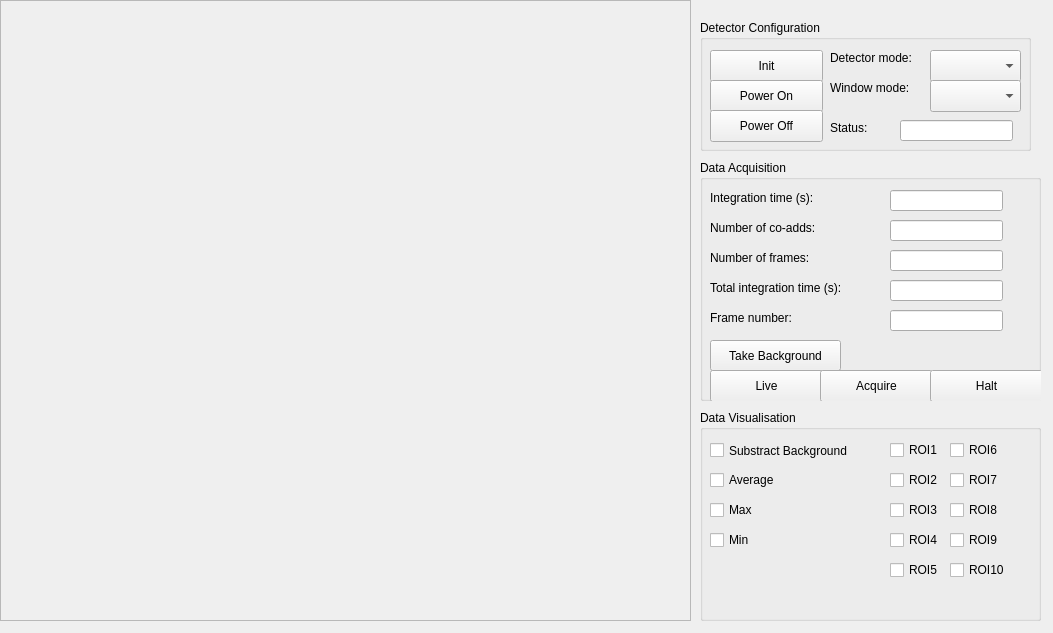
<?xml version="1.0" encoding="UTF-8"?>
<ui version="4.0">
 <class>Form</class>
 <widget class="QWidget" name="Form">
  <property name="geometry">
   <rect>
    <x>0</x>
    <y>0</y>
    <width>1053</width>
    <height>633</height>
   </rect>
  </property>
  <property name="windowTitle">
   <string>Form</string>
  </property>
  <widget class="QGroupBox" name="groupBox_conf">
   <property name="geometry">
    <rect>
     <x>700</x>
     <y>20</y>
     <width>331</width>
     <height>131</height>
    </rect>
   </property>
   <property name="title">
    <string>Detector Configuration</string>
   </property>
   <widget class="QPushButton" name="button_init">
    <property name="geometry">
     <rect>
      <x>10</x>
      <y>30</y>
      <width>113</width>
      <height>32</height>
     </rect>
    </property>
    <property name="text">
     <string>Init</string>
    </property>
   </widget>
   <widget class="QPushButton" name="button_powerOn">
    <property name="geometry">
     <rect>
      <x>10</x>
      <y>60</y>
      <width>113</width>
      <height>32</height>
     </rect>
    </property>
    <property name="text">
     <string>Power On</string>
    </property>
   </widget>
   <widget class="QPushButton" name="button_powerOff">
    <property name="geometry">
     <rect>
      <x>10</x>
      <y>90</y>
      <width>113</width>
      <height>32</height>
     </rect>
    </property>
    <property name="text">
     <string>Power Off</string>
    </property>
   </widget>
   <widget class="QLabel" name="label">
    <property name="geometry">
     <rect>
      <x>130</x>
      <y>30</y>
      <width>101</width>
      <height>16</height>
     </rect>
    </property>
    <property name="text">
     <string>Detector mode:</string>
    </property>
   </widget>
   <widget class="QComboBox" name="comboBox_detector_mode">
    <property name="geometry">
     <rect>
      <x>230</x>
      <y>30</y>
      <width>91</width>
      <height>32</height>
     </rect>
    </property>
   </widget>
   <widget class="QLabel" name="label_2">
    <property name="geometry">
     <rect>
      <x>130</x>
      <y>60</y>
      <width>101</width>
      <height>16</height>
     </rect>
    </property>
    <property name="text">
     <string>Window mode:</string>
    </property>
   </widget>
   <widget class="QComboBox" name="comboBox_window_mode">
    <property name="geometry">
     <rect>
      <x>230</x>
      <y>60</y>
      <width>91</width>
      <height>32</height>
     </rect>
    </property>
   </widget>
   <widget class="QLabel" name="label_3">
    <property name="geometry">
     <rect>
      <x>130</x>
      <y>100</y>
      <width>60</width>
      <height>16</height>
     </rect>
    </property>
    <property name="text">
     <string>Status:</string>
    </property>
   </widget>
   <widget class="QLineEdit" name="lineEdit_status">
    <property name="geometry">
     <rect>
      <x>200</x>
      <y>100</y>
      <width>113</width>
      <height>21</height>
     </rect>
    </property>
    <property name="readOnly">
     <bool>true</bool>
    </property>
   </widget>
  </widget>
  <widget class="QGroupBox" name="groupBox_acquisition">
   <property name="geometry">
    <rect>
     <x>700</x>
     <y>160</y>
     <width>341</width>
     <height>241</height>
    </rect>
   </property>
   <property name="title">
    <string>Data Acquisition</string>
   </property>
   <widget class="QLabel" name="label_5">
    <property name="geometry">
     <rect>
      <x>10</x>
      <y>30</y>
      <width>111</width>
      <height>16</height>
     </rect>
    </property>
    <property name="text">
     <string>Integration time (s):</string>
    </property>
   </widget>
   <widget class="QLineEdit" name="lineEdit_integration_time">
    <property name="geometry">
     <rect>
      <x>190</x>
      <y>30</y>
      <width>113</width>
      <height>21</height>
     </rect>
    </property>
   </widget>
   <widget class="QLabel" name="label_6">
    <property name="geometry">
     <rect>
      <x>10</x>
      <y>60</y>
      <width>131</width>
      <height>16</height>
     </rect>
    </property>
    <property name="text">
     <string>Number of co-adds:</string>
    </property>
   </widget>
   <widget class="QLineEdit" name="lineEdit_nb_coadd">
    <property name="geometry">
     <rect>
      <x>190</x>
      <y>60</y>
      <width>113</width>
      <height>21</height>
     </rect>
    </property>
   </widget>
   <widget class="QLabel" name="label_7">
    <property name="geometry">
     <rect>
      <x>10</x>
      <y>90</y>
      <width>121</width>
      <height>16</height>
     </rect>
    </property>
    <property name="text">
     <string>Number of frames:</string>
    </property>
   </widget>
   <widget class="QLineEdit" name="lineEdit_nb_frames">
    <property name="geometry">
     <rect>
      <x>190</x>
      <y>90</y>
      <width>113</width>
      <height>21</height>
     </rect>
    </property>
   </widget>
   <widget class="QLabel" name="label_4">
    <property name="geometry">
     <rect>
      <x>10</x>
      <y>120</y>
      <width>161</width>
      <height>16</height>
     </rect>
    </property>
    <property name="text">
     <string>Total integration time (s):</string>
    </property>
   </widget>
   <widget class="QLineEdit" name="lineEdit_integration_time_total">
    <property name="geometry">
     <rect>
      <x>190</x>
      <y>120</y>
      <width>113</width>
      <height>21</height>
     </rect>
    </property>
    <property name="readOnly">
     <bool>true</bool>
    </property>
   </widget>
   <widget class="QLabel" name="label_8">
    <property name="geometry">
     <rect>
      <x>10</x>
      <y>150</y>
      <width>101</width>
      <height>16</height>
     </rect>
    </property>
    <property name="text">
     <string>Frame number:</string>
    </property>
   </widget>
   <widget class="QLineEdit" name="lineEdit_frame_nb">
    <property name="geometry">
     <rect>
      <x>190</x>
      <y>150</y>
      <width>113</width>
      <height>21</height>
     </rect>
    </property>
    <property name="readOnly">
     <bool>true</bool>
    </property>
   </widget>
   <widget class="QPushButton" name="button_take_background">
    <property name="geometry">
     <rect>
      <x>10</x>
      <y>180</y>
      <width>131</width>
      <height>31</height>
     </rect>
    </property>
    <property name="text">
     <string>Take Background</string>
    </property>
   </widget>
   <widget class="QPushButton" name="button_live">
    <property name="geometry">
     <rect>
      <x>10</x>
      <y>210</y>
      <width>113</width>
      <height>32</height>
     </rect>
    </property>
    <property name="text">
     <string>Live</string>
    </property>
   </widget>
   <widget class="QPushButton" name="button_acquire">
    <property name="geometry">
     <rect>
      <x>120</x>
      <y>210</y>
      <width>113</width>
      <height>32</height>
     </rect>
    </property>
    <property name="text">
     <string>Acquire</string>
    </property>
   </widget>
   <widget class="QPushButton" name="button_halt">
    <property name="geometry">
     <rect>
      <x>230</x>
      <y>210</y>
      <width>113</width>
      <height>32</height>
     </rect>
    </property>
    <property name="text">
     <string>Halt</string>
    </property>
   </widget>
  </widget>
  <widget class="QGroupBox" name="groupBox_visualisation">
   <property name="geometry">
    <rect>
     <x>700</x>
     <y>410</y>
     <width>341</width>
     <height>211</height>
    </rect>
   </property>
   <property name="title">
    <string>Data Visualisation</string>
   </property>
   <widget class="QCheckBox" name="checkBox_substract_background">
    <property name="geometry">
     <rect>
      <x>10</x>
      <y>30</y>
      <width>161</width>
      <height>21</height>
     </rect>
    </property>
    <property name="text">
     <string>Substract Background</string>
    </property>
   </widget>
   <widget class="QCheckBox" name="checkBox_avg">
    <property name="geometry">
     <rect>
      <x>10</x>
      <y>60</y>
      <width>86</width>
      <height>20</height>
     </rect>
    </property>
    <property name="text">
     <string>Average</string>
    </property>
   </widget>
   <widget class="QCheckBox" name="checkBox_max">
    <property name="geometry">
     <rect>
      <x>10</x>
      <y>90</y>
      <width>86</width>
      <height>20</height>
     </rect>
    </property>
    <property name="text">
     <string>Max</string>
    </property>
   </widget>
   <widget class="QCheckBox" name="checkBox_min">
    <property name="geometry">
     <rect>
      <x>10</x>
      <y>120</y>
      <width>86</width>
      <height>20</height>
     </rect>
    </property>
    <property name="text">
     <string>Min</string>
    </property>
   </widget>
   <widget class="QCheckBox" name="checkBox_ROI1">
    <property name="geometry">
     <rect>
      <x>190</x>
      <y>30</y>
      <width>71</width>
      <height>20</height>
     </rect>
    </property>
    <property name="text">
     <string>ROI1</string>
    </property>
   </widget>
   <widget class="QCheckBox" name="checkBox_ROI3">
    <property name="geometry">
     <rect>
      <x>190</x>
      <y>90</y>
      <width>61</width>
      <height>20</height>
     </rect>
    </property>
    <property name="text">
     <string>ROI3</string>
    </property>
   </widget>
   <widget class="QCheckBox" name="checkBox_ROI4">
    <property name="geometry">
     <rect>
      <x>190</x>
      <y>120</y>
      <width>61</width>
      <height>20</height>
     </rect>
    </property>
    <property name="text">
     <string>ROI4</string>
    </property>
   </widget>
   <widget class="QCheckBox" name="checkBox_ROI5">
    <property name="geometry">
     <rect>
      <x>190</x>
      <y>150</y>
      <width>61</width>
      <height>20</height>
     </rect>
    </property>
    <property name="text">
     <string>ROI5</string>
    </property>
   </widget>
   <widget class="QCheckBox" name="checkBox_ROI2">
    <property name="geometry">
     <rect>
      <x>190</x>
      <y>60</y>
      <width>71</width>
      <height>20</height>
     </rect>
    </property>
    <property name="text">
     <string>ROI2</string>
    </property>
   </widget>
   <widget class="QCheckBox" name="checkBox_ROI9">
    <property name="geometry">
     <rect>
      <x>250</x>
      <y>120</y>
      <width>61</width>
      <height>20</height>
     </rect>
    </property>
    <property name="text">
     <string>ROI9</string>
    </property>
   </widget>
   <widget class="QCheckBox" name="checkBox_ROI10">
    <property name="geometry">
     <rect>
      <x>250</x>
      <y>150</y>
      <width>61</width>
      <height>20</height>
     </rect>
    </property>
    <property name="text">
     <string>ROI10</string>
    </property>
   </widget>
   <widget class="QCheckBox" name="checkBox_ROI7">
    <property name="geometry">
     <rect>
      <x>250</x>
      <y>60</y>
      <width>71</width>
      <height>20</height>
     </rect>
    </property>
    <property name="text">
     <string>ROI7</string>
    </property>
   </widget>
   <widget class="QCheckBox" name="checkBox_ROI6">
    <property name="geometry">
     <rect>
      <x>250</x>
      <y>30</y>
      <width>71</width>
      <height>20</height>
     </rect>
    </property>
    <property name="text">
     <string>ROI6</string>
    </property>
   </widget>
   <widget class="QCheckBox" name="checkBox_ROI8">
    <property name="geometry">
     <rect>
      <x>250</x>
      <y>90</y>
      <width>61</width>
      <height>20</height>
     </rect>
    </property>
    <property name="text">
     <string>ROI8</string>
    </property>
   </widget>
  </widget>
  <widget class="QFrame" name="frame_camera">
   <property name="geometry">
    <rect>
     <x>0</x>
     <y>0</y>
     <width>691</width>
     <height>621</height>
    </rect>
   </property>
   <property name="frameShape">
    <enum>QFrame::StyledPanel</enum>
   </property>
   <property name="frameShadow">
    <enum>QFrame::Raised</enum>
   </property>
  </widget>
 </widget>
 <resources/>
 <connections/>
</ui>
